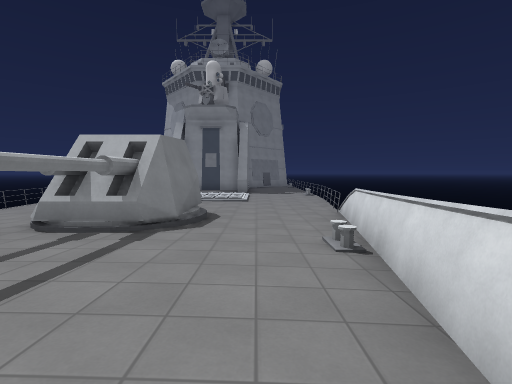
[1] (above)

16 first-person views from a walk through a Godot game level. The camera is 1.5 m above the floor, tilts 4° down and sees 85° across. The floor is counted in squares, 2 m on a side. Each view is taken from the middle of a square. On the plan, view 1 faces up. The plan holds only what a view shows up to about 10 squares ahead; the rest is blank. The place goes on beyond the plan. Surface patterns are stand-ins for the level's own textures.

[2]
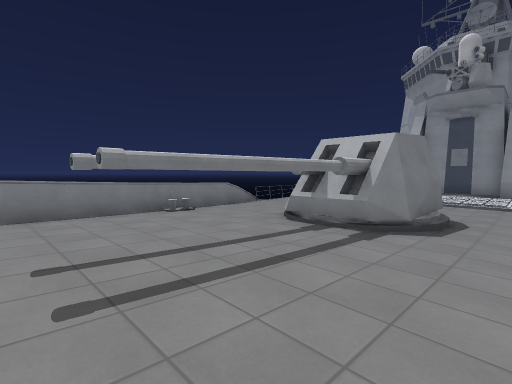

[3]
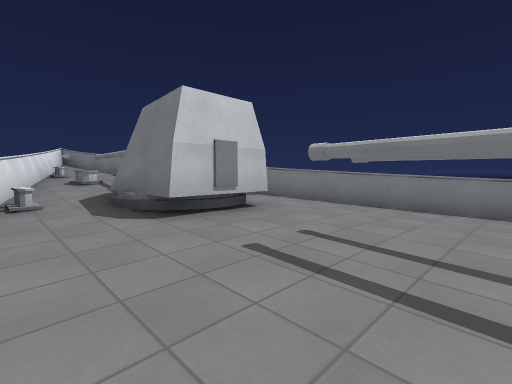

[4]
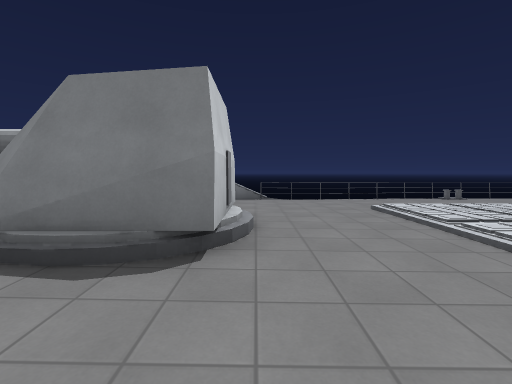

[5]
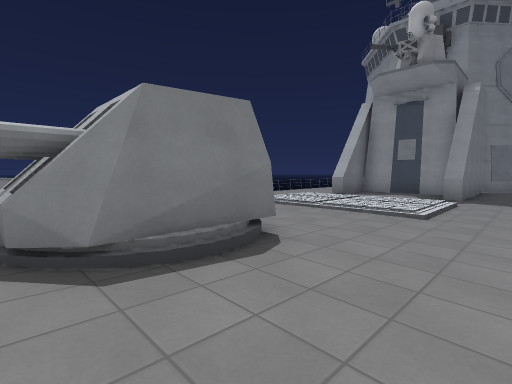

[6]
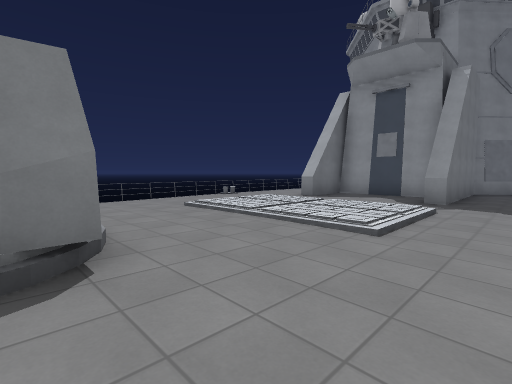

[7]
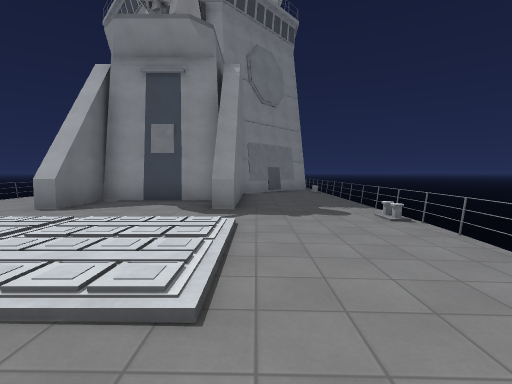

[8]
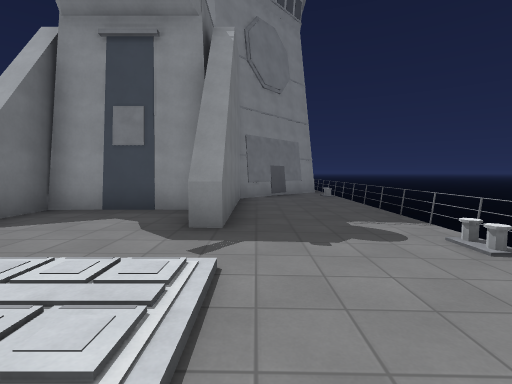

[9]
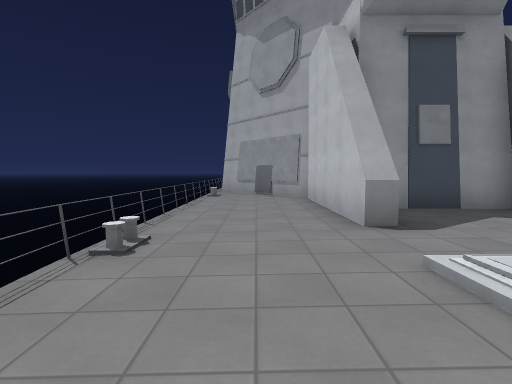

[10]
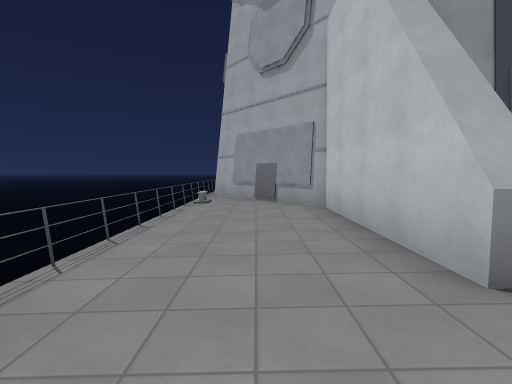

[11]
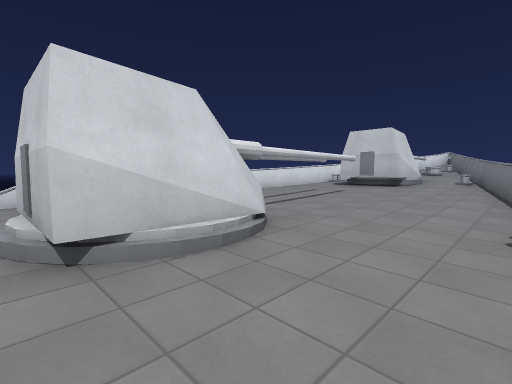

[12]
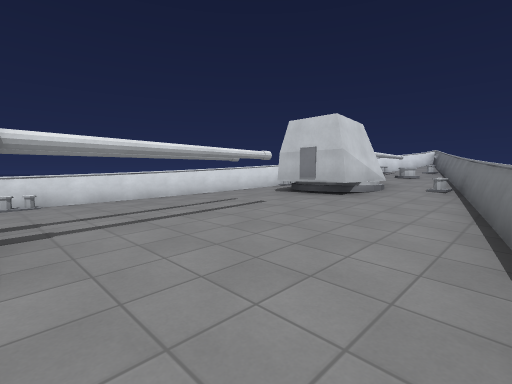

[13]
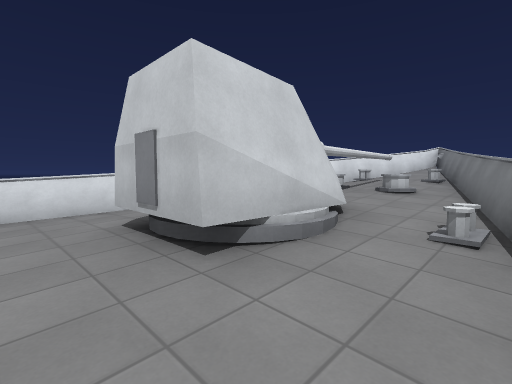

[14]
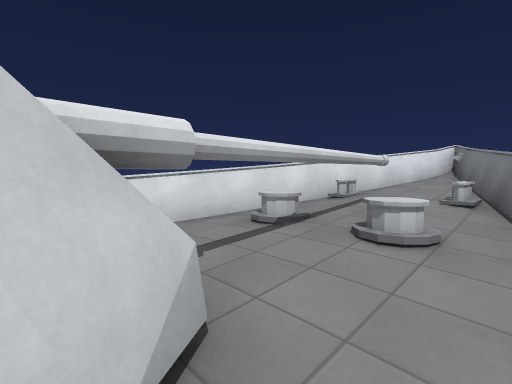

[15]
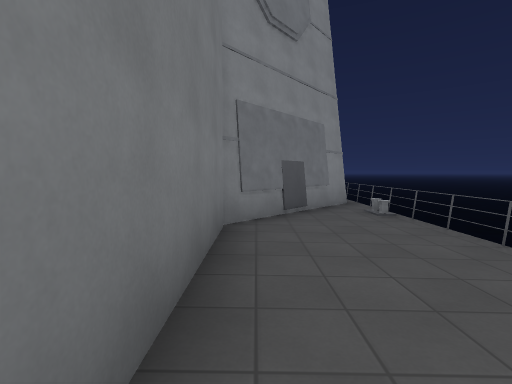

[16]
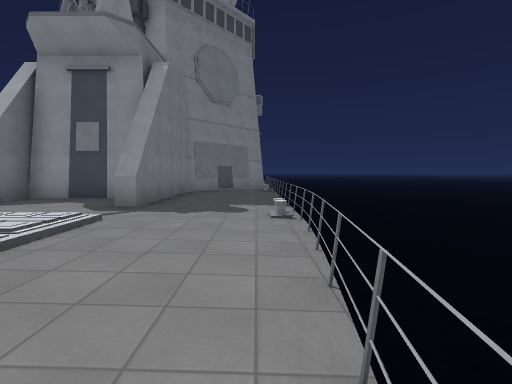

### Floor plan
Key: @ floor where view 1 was taken; # wall or solid block; . main floor; : floor 0.25 m higher than the main floor; + floor 0.5 m higher than the main floor; * floor 0.75 m higher than the main floor; % floor 1 m higher than the main floor; / step, stairs or slope; = window, fence, low wall or low ledge; ≈ water the walk keeps out of.
Columns run from 8 left of view 1 to 3 right of it. Each row starts with its distance up from view 1.
 22            ≈
 21  ##      ##≈
 20 ≈.##    ##.≈
 19 ≈..##  ##..≈
 18 ≈...#  #...≈
 17 ≈...#  #...≈
 16 ≈...####...≈
 15 ≈...#..#...≈
 14 ≈...#..#...≈
 13 ≈..........≈
 12 ≈...////...≈
 11 ≈...::::...≈
 10 ≈...::::...≈
  9  ..........
  8  ..........
  7  ≈...//...≈
  6  =../##/..=
  5  =.:/##/:.=
  4  ≈/::##::/≈
  3  ≈=::::::=≈
  2   =:+ #+:/
  1   =++##++=
  0   =+++++@=
 -1   ≈+*##*+≈
 -2    /*##*/
 -3    =%##%=
 -4    =/%#/=
 -5    ≈//#/≈
 -6     ###/
 -7     ####
 -8     #=##
 -9     ≈##≈

Where each view was taken, in squares from view 1:
view 1: 0 up, 0 right, facing up
view 2: 0 up, 0 right, facing up-left
view 3: 2 up, 0 right, facing down-left
view 4: 7 up, 1 right, facing left
view 5: 4 up, 1 right, facing up-left
view 6: 6 up, 1 right, facing up-left
view 7: 8 up, 0 right, facing up
view 8: 10 up, 0 right, facing up
view 9: 10 up, 6 left, facing up
view 10: 12 up, 6 left, facing up
view 11: 7 up, 6 left, facing down-right
view 12: 4 up, 6 left, facing down-right
view 13: 0 up, 5 left, facing down-right
view 14: 3 down, 4 left, facing down-right
view 15: 14 up, 0 right, facing up
view 16: 8 up, 2 right, facing up
